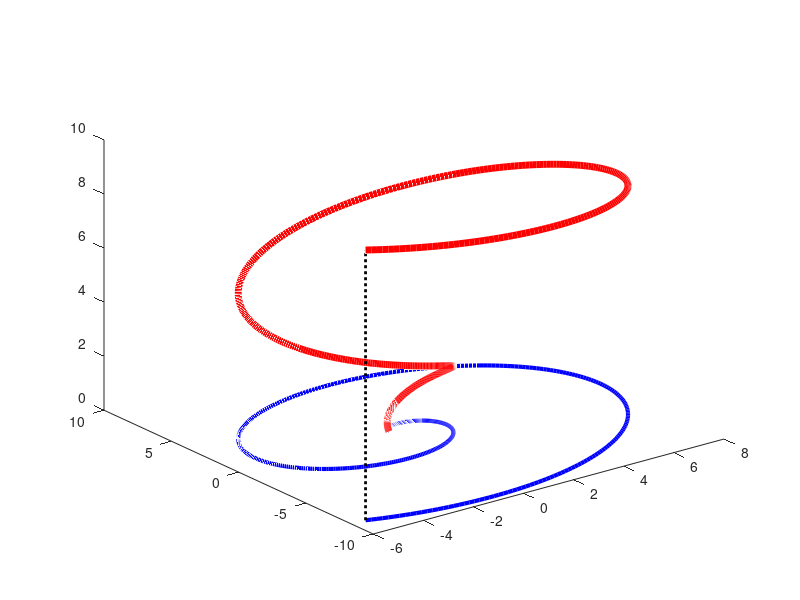

Recreate this plot in MATLAB. (Note: this script raises an error after producing the figure.)
  %% mydata_rotate3D
  % demo that produces an animated png picture in 3D; it rotates when openend in a browser, such as Firefox
  % the demo assumes that operating system can find by the open-source animated png-assembler apngasm-2.91-bin-win64.exe
  % this app is ran outside Matlab by Matlab function rotate3D
  
  close all
  z = linspace(0,10,500)'; y = z.*cos(z); x = z.*sin(z); % set data
  
  Hfig = figure;
  plot3(x, y, z, 'r', 'linewidth', 5) % make 3D plot
  hold on % add to figure
  plot3(x, y, 0*z, 'b', 'linewidth', 3) % make 3D plot
  plot3(x([end end],1),y([end end],1),z([1 end],1), ':k', 'linewidth', 2)
  
  set(Hfig,'units','centimeters', 'position',[2,2,20,20])        
  Ax = gca; Ax.XColor = 'none'; Ax.YColor = 'none'; Ax.ZColor = 'none'; 
  view([60 20]) % set viewing angle on xy-plane, while rotating around z-axis
  rotate3D(Hfig, 'mydata_rotate3D'); % this writes 100 files in subdir "frames", and deletes them after producing output file
  % you first see a rotating Matlab-fig, where Matlab does the rotation
  % then frame-pictures are written; this takes a while, see progress in Matlab's command-window
  % these frame-pictures are then catenated in the animated png file
  
  % write html-file that includes the animated png-file mydata_rotate3D.png
  oid = fopen('mydata_rotate3D.html', 'w+'); % open file for reading and writing and deletes old content   
  fprintf(oid, '<!DOCTYPE html><html><body><img src="mydata_rotate3D.png" width="800px"></body></html>\n');           
  fclose(oid);
  
  web('mydata_rotate3D.html','-browser'); % open browser

  pause(3) % edit this if you want to keep these files
  delete('mydata_rotate3D.html','mydata_rotate3D.png')